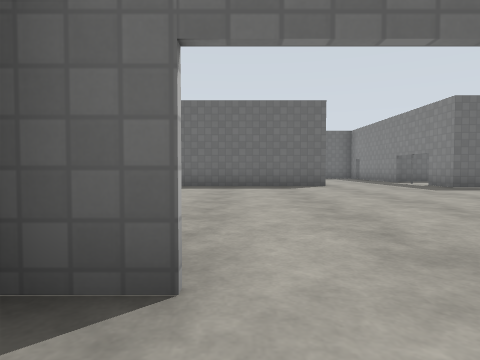
View 1 (above)

24 first-person views from a walk through a Gazebo world. The camera is 1 m above the floor, tilts 2° down and sees 75° across. The floor is counted in squares, 2 m on a side. Each view is taken from the middle of a square. On the plan, view 1 faces up. The plan holds only what a view shows up to about 9 squares ahead; the rest is blank. The place goes on beyond the plan. The robots in the file are not drawn. Simple patterns stand in for the simulator's built-in surfaces.

View 2
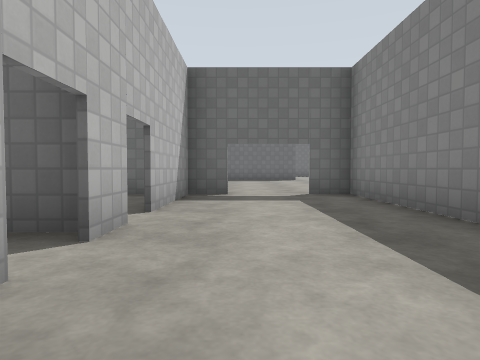

View 3
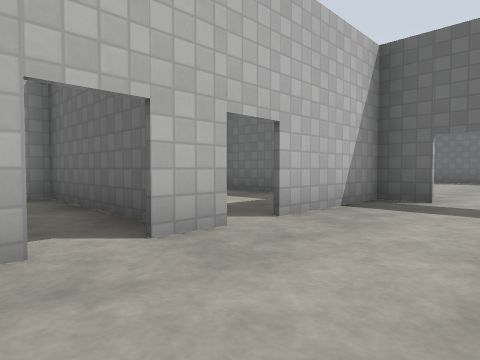

View 4
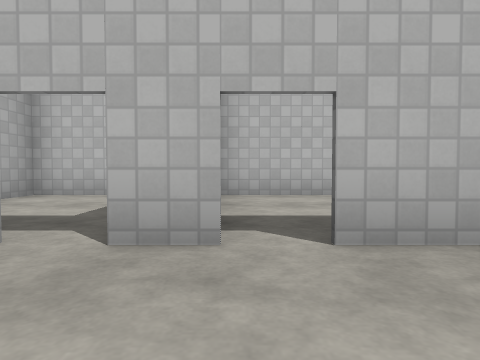

View 5
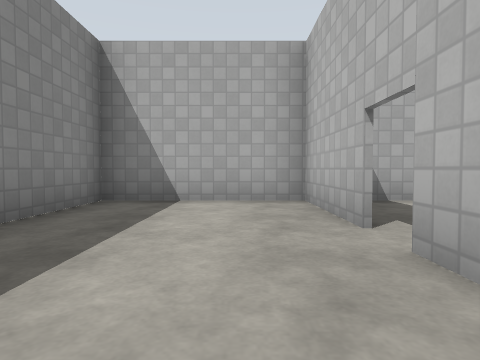

View 6
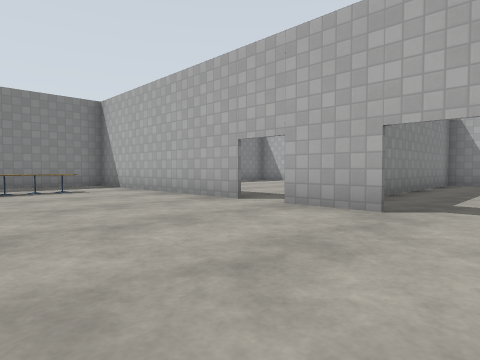

View 7
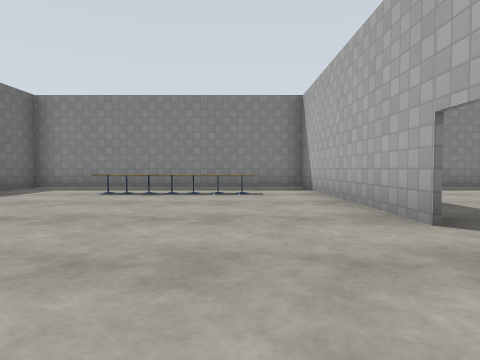

View 8
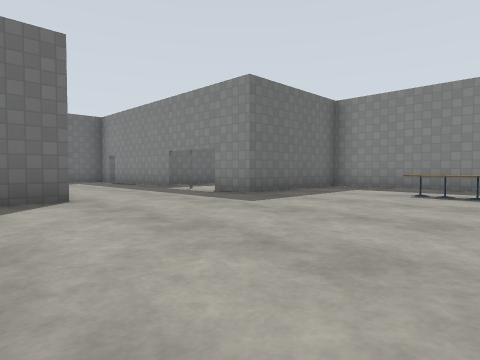

View 9
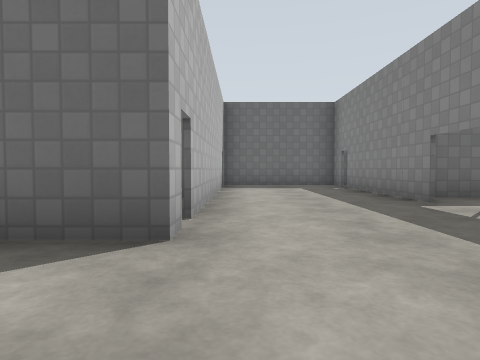

View 10
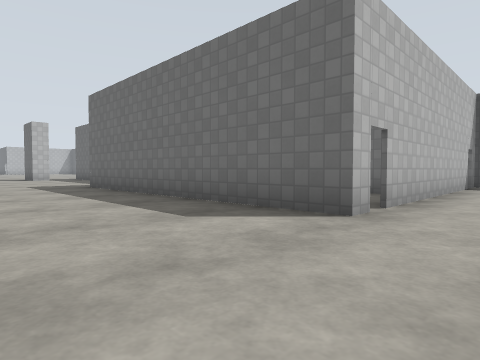

View 11
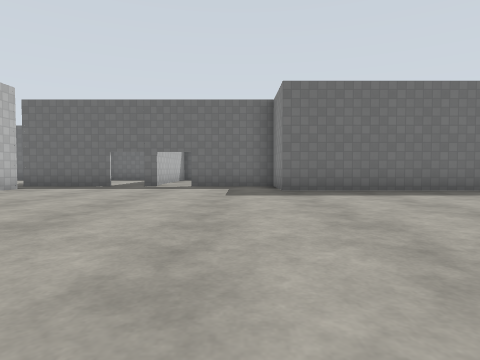

View 12
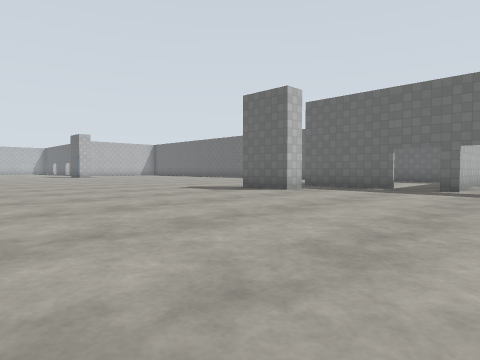

View 13
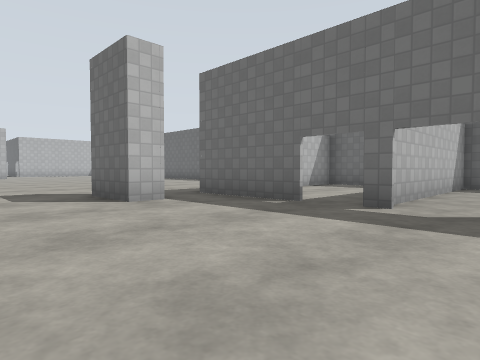

View 14
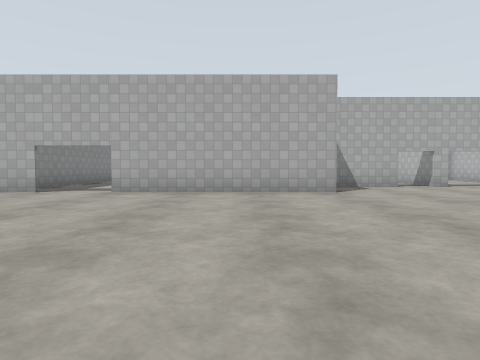

View 15
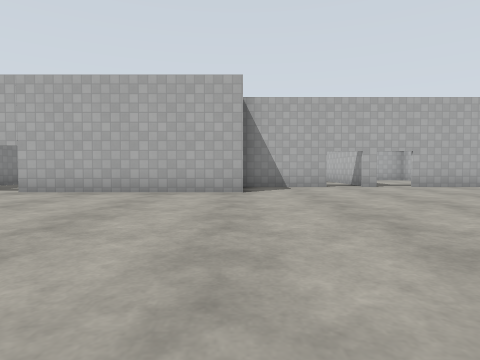

View 16
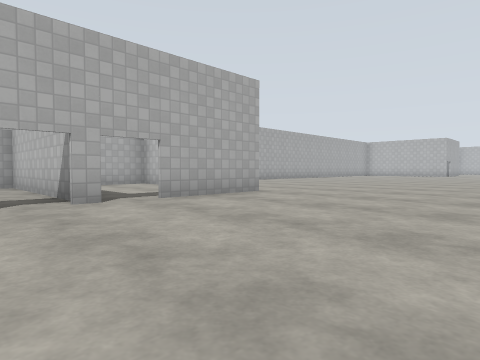

View 17
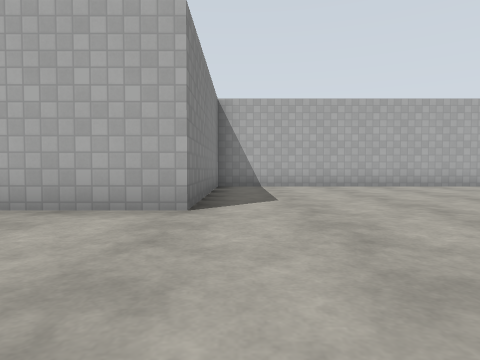

View 18
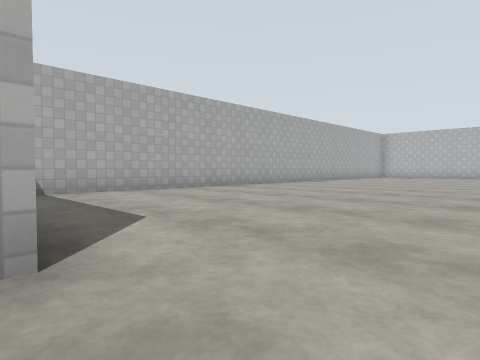

View 19
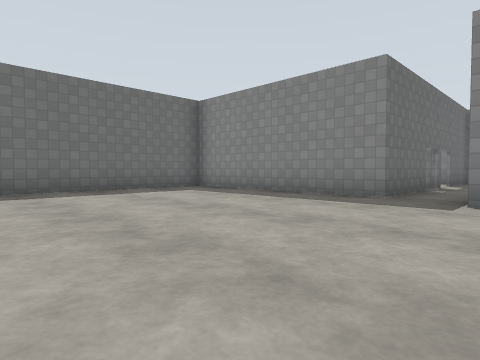

View 20
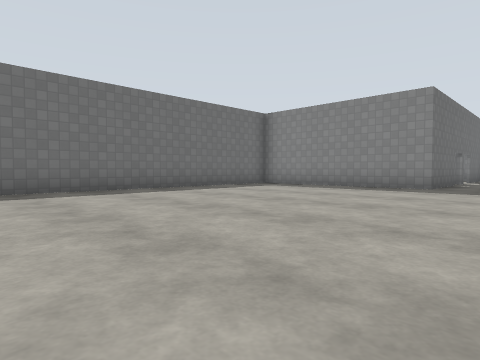

View 21
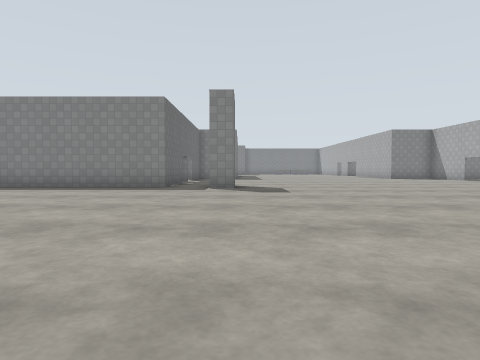

View 22
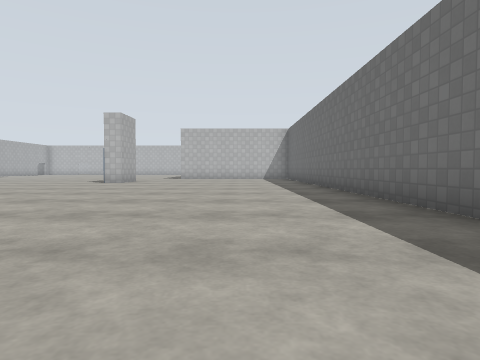

View 23
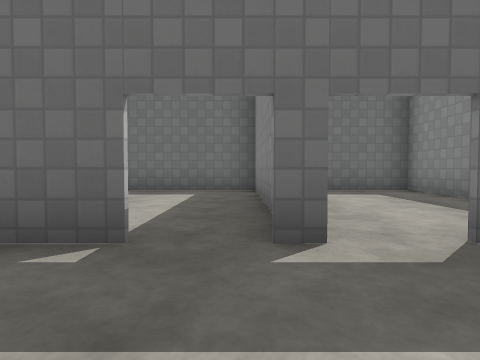

View 24
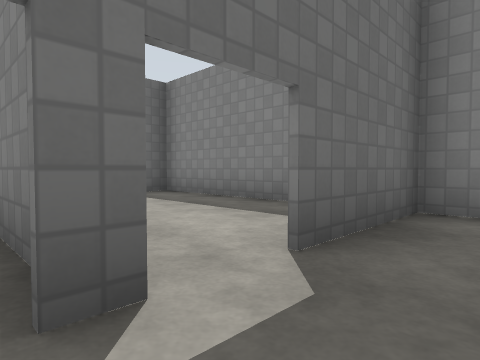

### Floor plan
Key: @ floor where view 1 was taken; # wall or solid block; . floor; D open door; O other object.
Columns run from 24 left of view 1 to 10 right of it. Each row starts with its distance up from view 1.
 17 #############  #####      ##
 16 ............####...#      DD..D
 15 ............#..#...#      #...D
 14 ............#..#...#      #...#
 13 ............#..#...#      #...##
 12 ............#..#...#      #...#
 11 ............##DDD###      #...D
 10 ...................#      DD..D
  9 ...........##......########...#####
  8 ..  ..............................#
  7      .............................#
  6       .........................O..#
  5        ........................O..#
  4        ........................O..#
  3        ........................O..#
  2        ...........................#
  1         ...........#####DD#D#######
  0   .................#...#@.# ...
 -1   ..........##DDD###...#..# ....
 -2    .........#..#.  #...D..#    ...
 -3     ........#..#.  ####D..#      .#
 -4      .......#..#.   ...#..#       #
 -5      .......#  #.  #...#..#
 -6     #########  ##  ########

Where each view was taken, in squares from view 1:
view 1: 0 up, 0 right, facing up
view 2: 5 down, 0 right, facing up
view 3: 4 down, 1 right, facing up-left
view 4: 2 down, 1 right, facing left
view 5: 1 down, 0 right, facing down
view 6: 5 up, 0 right, facing down-right
view 7: 3 up, 1 right, facing right
view 8: 4 up, 1 right, facing up-right
view 9: 7 up, 3 right, facing up
view 10: 6 up, 4 right, facing up-left
view 11: 2 up, 6 left, facing up
view 12: 3 up, 7 left, facing up-left
view 13: 7 up, 7 left, facing up-left
view 14: 8 up, 3 left, facing down
view 15: 8 up, 5 left, facing down
view 16: 4 up, 7 left, facing down-left
view 17: 3 up, 13 left, facing down
view 18: 1 up, 12 left, facing down-left
view 19: 9 up, 18 left, facing up-right
view 20: 9 up, 21 left, facing up-right
view 21: 9 up, 21 left, facing right
view 22: 14 up, 15 left, facing left
view 23: 9 up, 9 left, facing up
view 24: 10 up, 9 left, facing up-right
